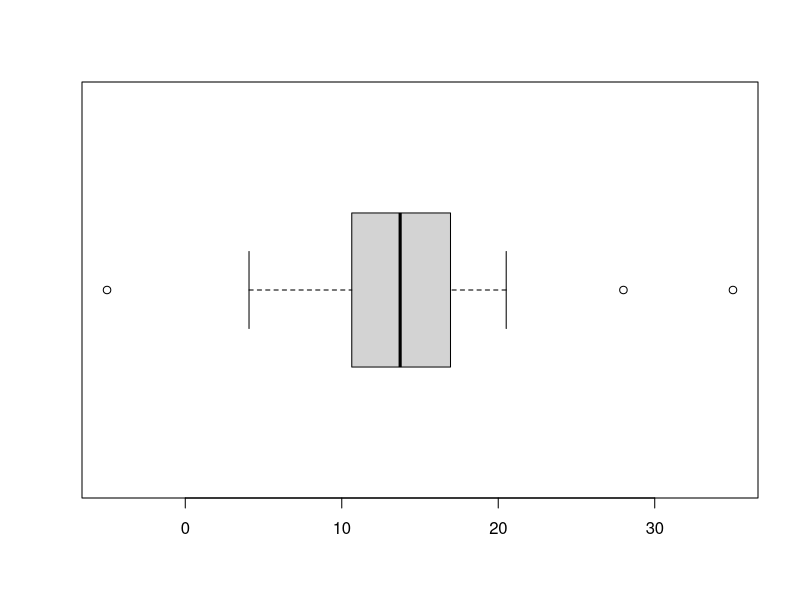

This chart was generated by the following R code: (Note: this script raises an error after producing the figure.)
## ---- chunk 1
knitr::opts_chunk$set(echo = TRUE, highlight = FALSE)
## ---- chunk 2
library('tidyr')
library('tibble')
library('dplyr')
## ---- chunk 3
table1
table2
table3

table4a  # cases
table4b  # population
## ---- chunk 4
table4b %>% 
  gather(`1999`, `2000`, key = "year", value = "population")
## ---- chunk 5
table2 %>%
    spread(key = type, value = count)
## ---- chunk 6
table3
## ---- chunk 7
table3 %>% 
  separate(rate, into = c("cases", "population"))
## ---- chunk 8
table3 %>% 
  separate(rate, into = c("cases", "population"), sep = "/")
## ---- chunk 9
table3 %>% 
  separate(rate, into = c("cases", "population"), convert = TRUE)
## ---- chunk 10
table3 %>% 
  separate(year, into = c("century", "year"), sep = 2)
## ---- chunk 11
table5
## ---- chunk 12
table5 %>% 
  unite(new, century, year)
## ---- chunk 13
table5 %>% 
  unite(new, century, year, sep = "")
## ---- chunk 14
df <- tibble(A = c(1,NA,2,3),
             B = c(NA,7,10,32),
             C = c(55,42,NA,0))
df
## ---- chunk 15
is.na(df)
## ---- chunk 16
any(is.na(df))
## ---- chunk 17
sum(is.na(df))
## ---- chunk 18
which(is.na(df$A))
## ---- chunk 19
summary(df)
## ---- chunk 20
complete.cases(df)
## ---- chunk 21
df[complete.cases(df),]
## ---- chunk 22
na.omit(df)
## ---- chunk 23
df %>% drop_na()
## ---- chunk 24
set.seed(10)
x <- c(rnorm(30,mean=15,sd=5), -5, 28, 35)
boxplot(x, horizontal = TRUE)
## ---- chunk 25
weather2 <- gather(weather, day, value, paste0('X',1:31), na.rm = TRUE)
# First remove column of row names
without_x <- weather2[, -1]

# Spread the data
weather3 <- spread(without_x, measure, value)

# View the head
head(weather3)

# Load the stringr and lubridate packages
library('stringr')
library('lubridate')

# Remove X's from day column
weather3$day <- str_replace(weather3$day,'X','')

# Unite the year, month, and day columns
weather4 <- unite(weather3, date, year, month, day, sep = "-")

# Convert date column to proper date format using lubridates's ymd()
weather4$date <- ymd(weather4$date)

# Rearrange columns using dplyr's select()
weather5 <- select(weather4, date, Events, CloudCover:WindDirDegrees)

# View the head of weather5
head(weather5)

as.numeric(weather5$PrecipitationIn)

# Replace "T" with "0" (T = trace)
weather5$PrecipitationIn <- str_replace(weather5$PrecipitationIn, 'T','0')

# Convert characters to numerics
weather6 <- mutate_at(weather5, vars(CloudCover:WindDirDegrees), funs(as.numeric))

# Look at result
str(weather6)

# Count missing values
sum(is.na(weather6))

# Find missing values
summary(weather6)

# Find indices of NAs in Max.Gust.SpeedMPH
ind <- which(is.na(weather6$Max.Gust.SpeedMPH))

# Look at the full rows for records missing Max.Gust.SpeedMPH
weather6[ind, ]

# Review distributions for all variables
summary(weather6)

# Find row with Max.Humidity of 1000
ind <- which(weather6$Max.Humidity == 1000)

# Look at the data for that day
weather6[ind, ]

# Change 1000 to 100
weather6$Max.Humidity[ind] <- 100

# Look at summary of Mean.VisibilityMiles
summary(weather6$Mean.VisibilityMiles)

# Get index of row with -1 value
ind <- which(weather6$Mean.VisibilityMiles == -1)

# Look at full row
weather6[ind,]

# Set Mean.VisibilityMiles to the appropriate value
weather6$Mean.VisibilityMiles[ind] <- 10

new_columns <- c("date", "events", "cloud_cover", "max_dew_point_f", "max_gust_speed_mph", 
"max_humidity", "max_sea_level_pressure_in", "max_temperature_f", 
"max_visibility_miles", "max_wind_speed_mph", "mean_humidity", 
"mean_sea_level_pressure_in", "mean_temperature_f", "mean_visibility_miles", 
"mean_wind_speed_mph", "mean_dew_point_f", "min_dew_point_f", 
"min_humidity", "min_sea_level_pressure_in", "min_temperature_f", 
"min_visibility_miles", "precipitation_in", "wind_dir_degrees"
)

# Clean up column names
names(weather6) <- new_colnames

# Replace empty cells in events column
weather6$events[weather6$events == ""] <- 'None'
    
# Print the first 6 rows of weather6
head(weather6)
